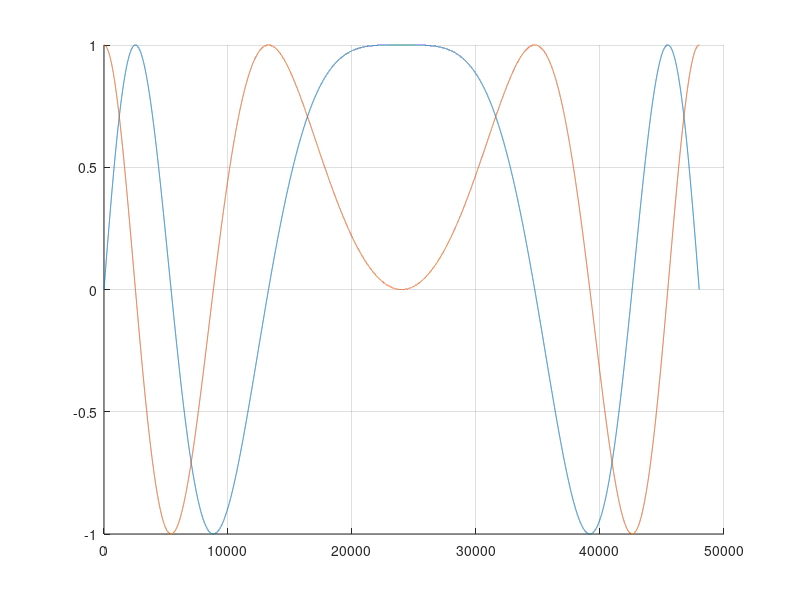
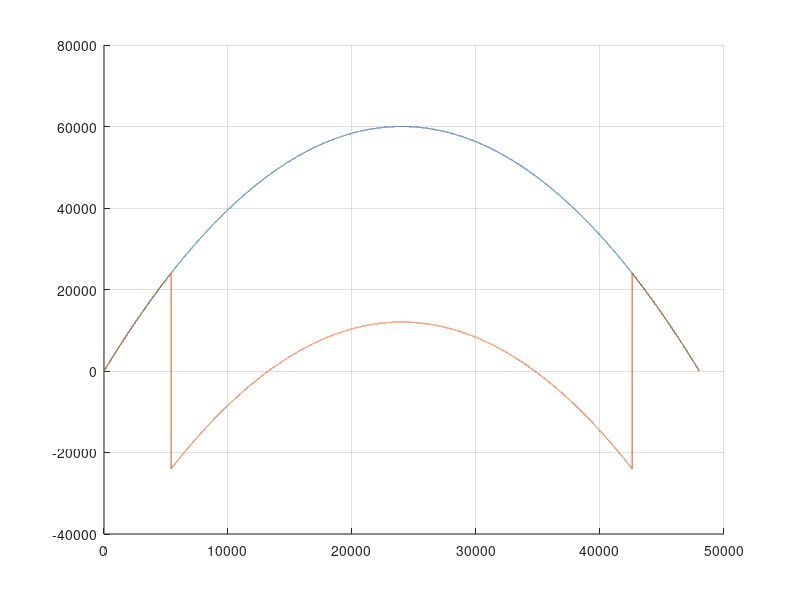
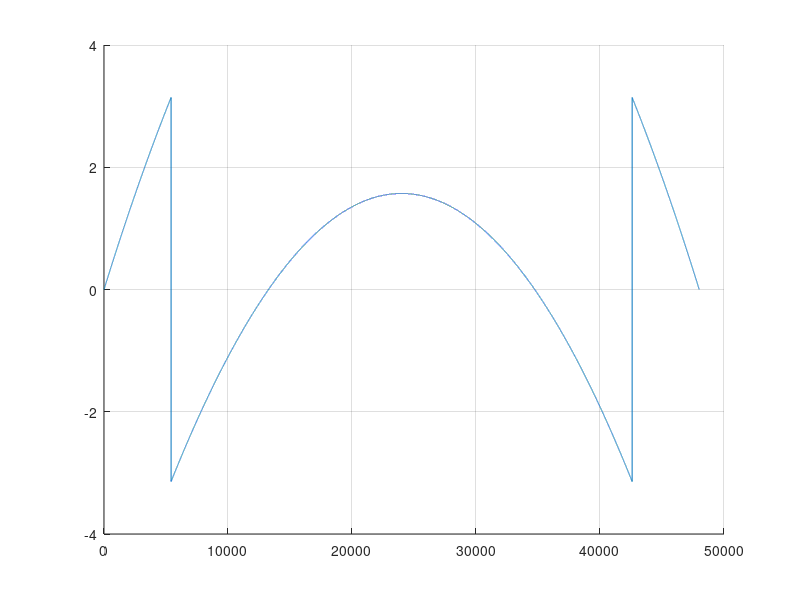

Write MATLAB code to recreate these figures, in order.
clear;

SF = 48000; % sample rate

T = 1; % time

t_in = 0:SF * T;

dir = true;

old_angle = 0;
wrap = 0;
freq = 5.0;
delta = freq / 48000;

for k = 1 + t_in
    s(k) = sin((k * freq) * 2 * pi / SF);
    c(k) = cos((k * freq) * 2 * pi / SF);

    freq -= delta;

    if dir
        left(k) = s(k);
        right(k) = c(k);
    else
        left(k) = c(k);
        right(k) = s(k);
    end

    angle = atan2(left(k), right(k));

    pos(k) = angle;

    if angle - old_angle > pi
        wrap -= 1
    elseif old_angle - angle > pi
        wrap += 1
    end

    old_angle = angle;
    p(k) = SF * (wrap + angle / (2 * pi));
end

figure(1)
clf
hold on
plot(left)
plot(right)
grid on

figure(2)
clf
hold on
plot(p)
plot(pos * 48000 / (2 * pi))
grid on

figure(3)
clf
hold on
plot(pos)
grid on
